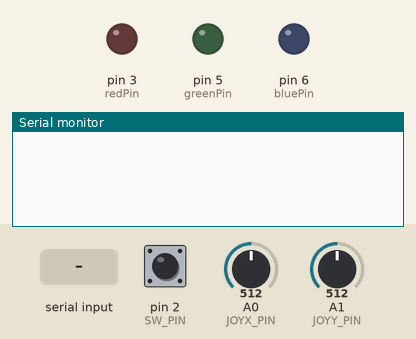
Recording of a sketch running on a simulated Arduino Uno, built with avr-gcc and run on an emulated ATmega328P. Parts: output pins drawn as LEDs (lit = HIGH), the last lines printed to the serial monitor. Inputs (shaded band) come from the test bench; at power-on: A0 (JOYX_PIN) = 512, pin 2 (SW_PIN) HIGH, A1 (JOYY_PIN) = 512.

Above: at 1.2 s.
1.3 s: "zero\n" received over Serial
At 1.8 s:
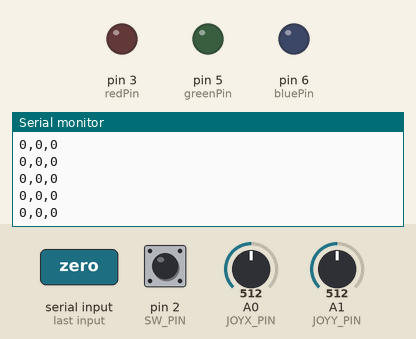
3.2 s: A0 (JOYX_PIN) set to 539
At 4.0 s:
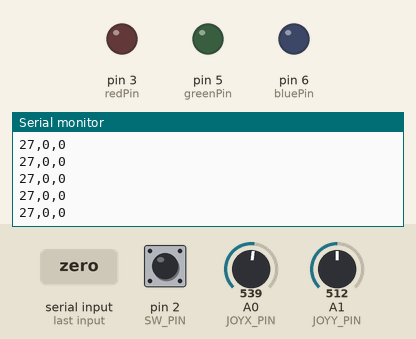
Timing chart, 0 to 6.2 s (numbered marks = the images above; inputs shaded):
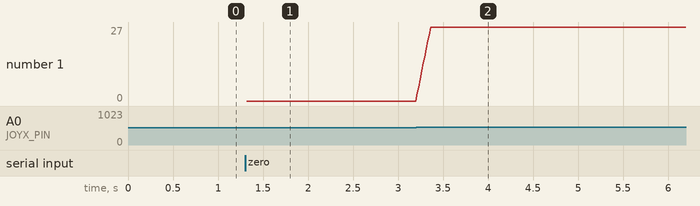

Measured:
- after the input at 1.3 s, the serial monitor: prints a new line at once (image 1)
- after the input at 3.2 s, the serial monitor: prints a new line at once (image 2)
- plotted number 1: 0 → 27 after the input at 3.2 s

The sketch:

sketch_apr19a.ino
```cpp
const int JOYX_PIN = A0;
const int JOYY_PIN = A1;
const int SW_PIN = 2;

// pins for the LEDs:
const int redPin = 3;
const int greenPin = 5;
const int bluePin = 6;

const int NUM_READINGS = 10;

struct AxisReadings {
  int readIndex;
  int readings[NUM_READINGS];
  float total = 0;
  int average = 0;
  int zeroed;

} xAxisReadings, yAxisReadings;

bool zeroing = false;
bool ready = false;

void setup() {
  // put your setup code here, to run once:
  Serial.begin(9600);

  pinMode(SW_PIN, INPUT_PULLUP);

  for (int i = 0; i < NUM_READINGS; i++) {
    xAxisReadings.readings[i] = yAxisReadings.readings[i] = 0;
  }

  // make the pins outputs:
  pinMode(redPin, OUTPUT);
  pinMode(greenPin, OUTPUT);
  pinMode(bluePin, OUTPUT);
}

void loop() {
  // put your main code here, to run repeatedly:
  int xValue = analogRead(JOYX_PIN);
  int yValue = analogRead(JOYY_PIN);

  int swValue = !digitalRead(SW_PIN);

  smoothAxis(&xAxisReadings, xValue);
  smoothAxis(&yAxisReadings, yValue);

  if(Serial.available() > 0) {
    String msg = Serial.readStringUntil('\n');
    if (msg == "zero") {
      zeroing = true;
    } else if (msg.startsWith("COLOR")) {
      int u = msg.charAt(5);

      int red[3] = {255,0,0};
      int orange[3] = {255,25,0};    //255,165,0
      int yellow[3] = {255,60,0};   //255,255,0
      int green[3] = {0,255,0};
      int cyan[3] = {0,255,255};
      int blue[3] = {0,0,255};
      int purple[3] = {255,0,255};
      int white[3] = {255,255,255};

      int rojo;
      int verde;
      int azul;

      if (u == 'R') {
        rojo = red[0];
        verde = red[1];
        azul = red[2];
      } else if (u == 'O') {
        rojo = orange[0];
        verde = orange[1];
        azul = orange[2];
      } else if (u == 'Y') {
        rojo = yellow[0];
        verde = yellow[1];
        azul = yellow[2];
      } else if (u == 'G') {
        rojo = green[0];
        verde = green[1];
        azul = green[2];
      } else if (u == 'C') {
        rojo = cyan[0];
        verde = cyan[1];
        azul = cyan[2];
      } else if (u == 'B') {
        rojo = blue[0];
        verde = blue[1];
        azul = blue[2];
      } else if (u == 'P') {
        rojo = purple[0];
        verde = purple[1];
        azul = purple[2];
      } else if (u == 'J') {
        rojo = LOW;
        verde = LOW;
        azul = LOW;
      } else if (u == 'W') {
        rojo = white[0];
        verde = white[1];
        azul = white[2];
      } else if (u == 'E') {
        rojo = LOW;
        verde = LOW;
        azul = LOW;
      }

      analogWrite(redPin, rojo);
      analogWrite(greenPin, verde);
      analogWrite(bluePin, azul);
    }

    delay(10);
  }

  if (zeroing) {
    xAxisReadings.zeroed = xAxisReadings.average;
    yAxisReadings.zeroed = yAxisReadings.average;
    zeroing = false;
    ready = true;
  }

  if (ready) {
    Serial.print(xAxisReadings.average - xAxisReadings.zeroed);
    Serial.print(",");
    Serial.print(yAxisReadings.average - yAxisReadings.zeroed);
    Serial.print(",");
    Serial.println(swValue);
  }

  delay(16);
}

void smoothAxis(AxisReadings *readings, int newValue) {
  int index = readings->readIndex;
  readings->total = readings->total - readings->readings[index];
  readings->readings[index] = newValue;
  readings->total += newValue;
  readings->readIndex = readings->readIndex + 1;

  if (readings->readIndex >= NUM_READINGS)
    readings->readIndex = 0;

  readings->average = round(readings->total / NUM_READINGS);
}
```
